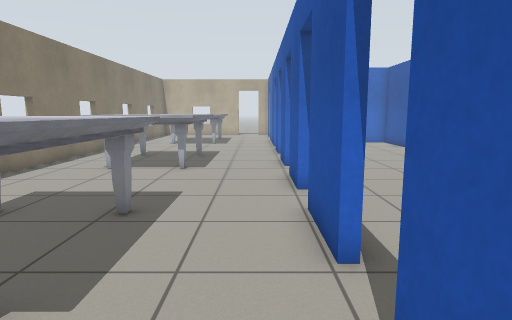
view 1 (above)

24 first-person views from a walk through a world built for the Gazebo simulator. The camera is 1 m above the floor, tilts 8° down and sees 75° across. The floor is counted in squares, 0.5 m on a side. Each view is taken from the middle of a square. On the plan, view 1 faces up. The plan holds only what a view shows up to about 18 squares ahead; the rest is blank. Gazebo's built-in surfaces are drawn with simple patterns.

view 2
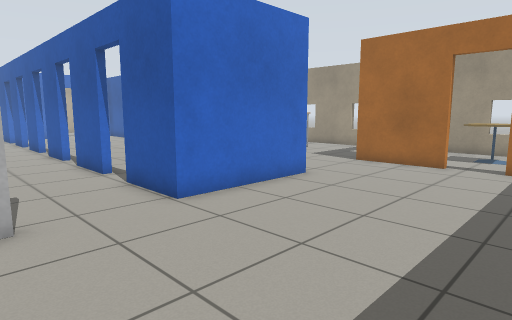

view 3
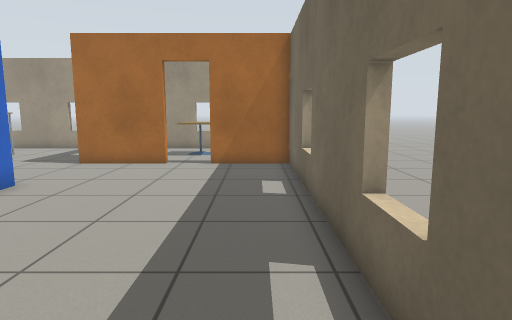

view 4
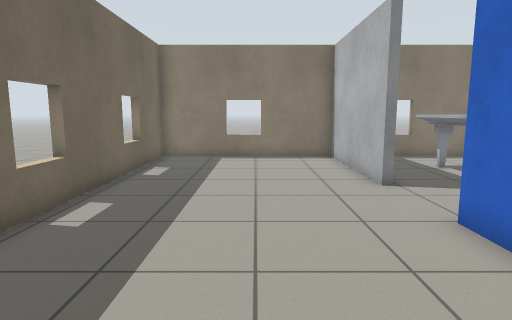

view 5
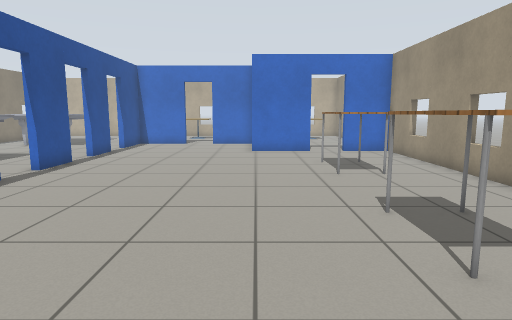

view 6
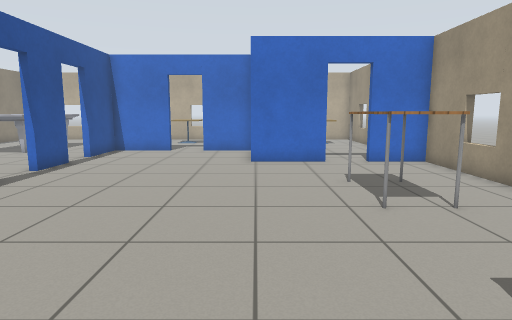

view 7
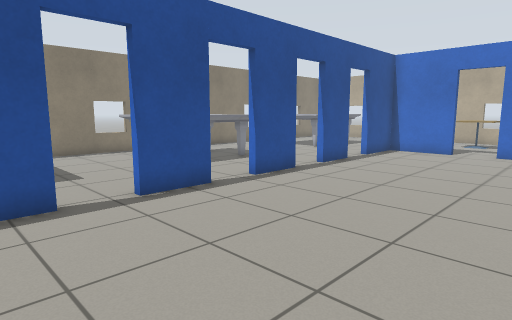

view 8
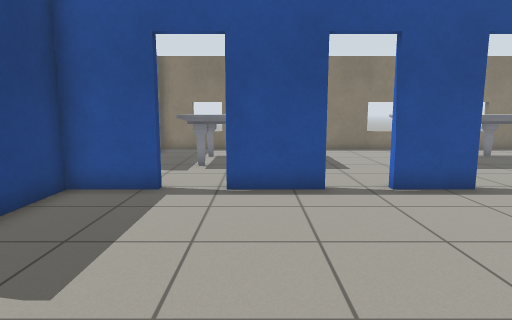

view 9
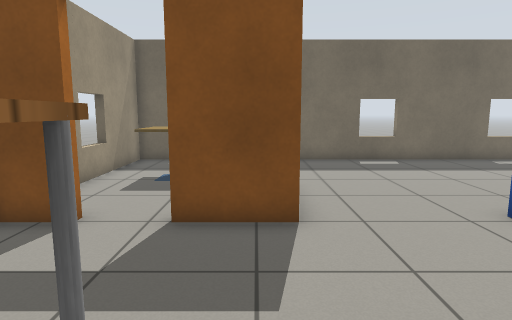

view 10
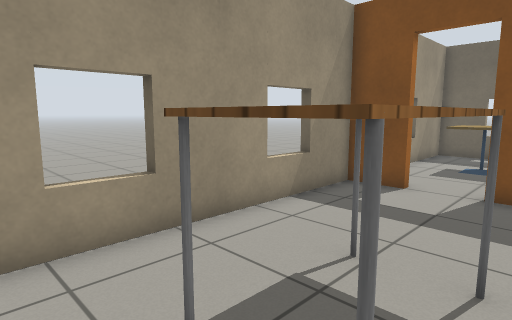

view 11
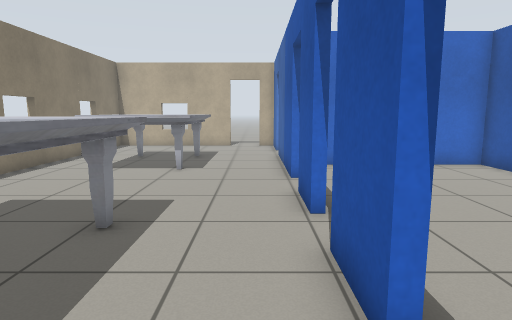

view 12
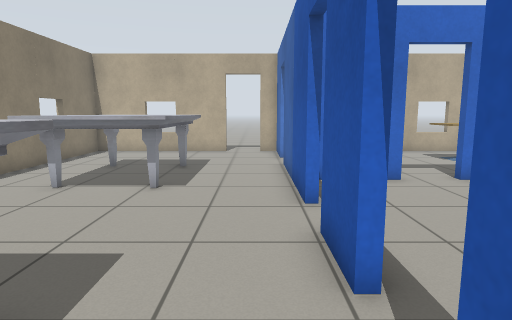

view 13
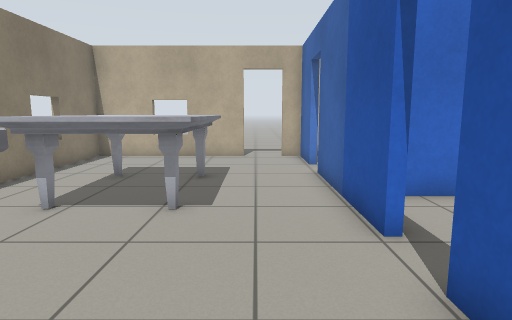

view 14
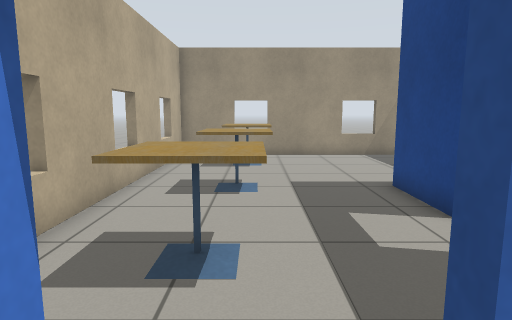

view 15
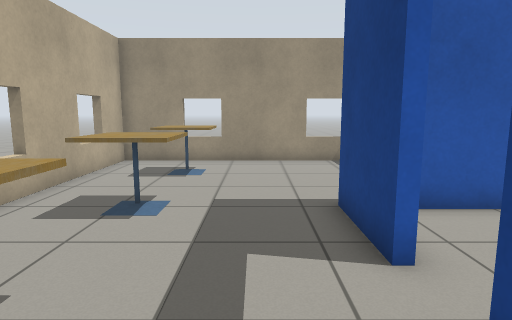

view 16
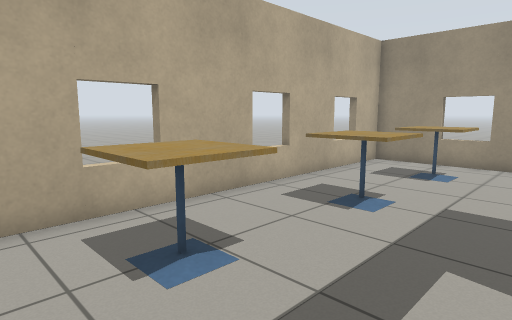

view 17
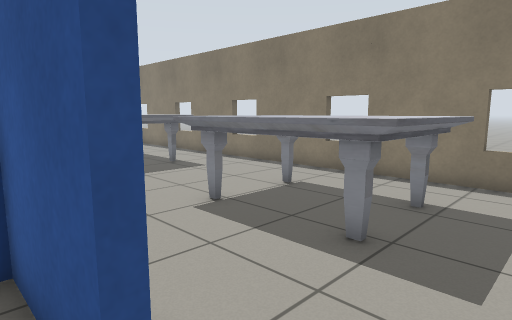

view 18
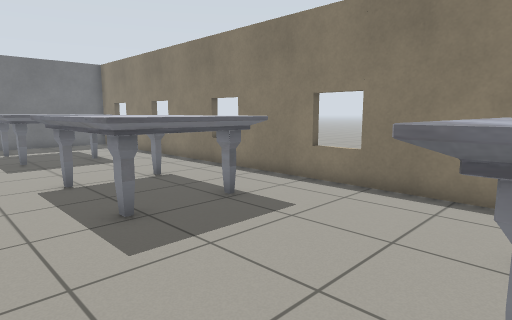

view 19
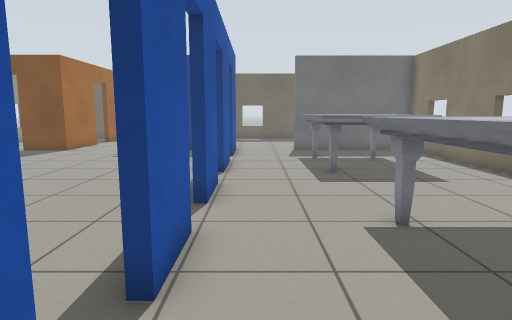

view 20
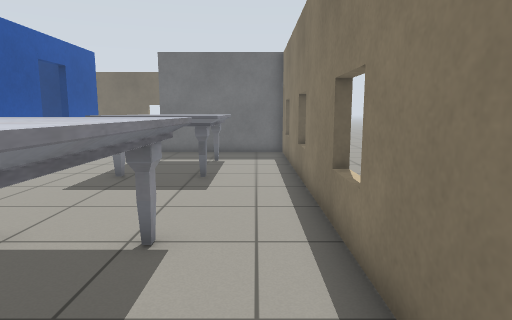

view 21
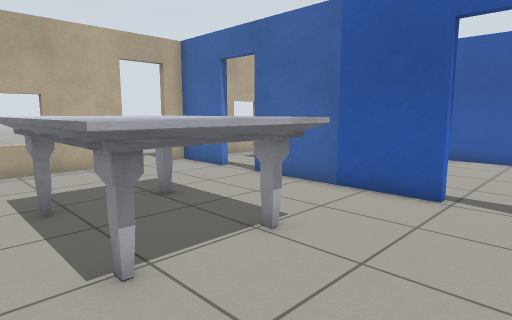

view 22
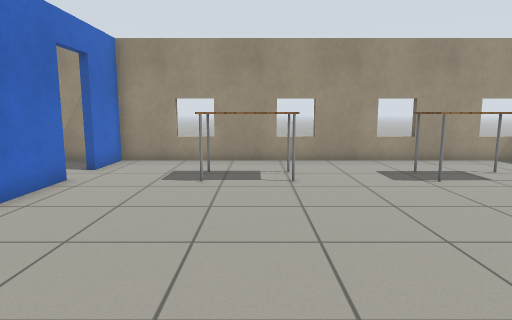

view 23
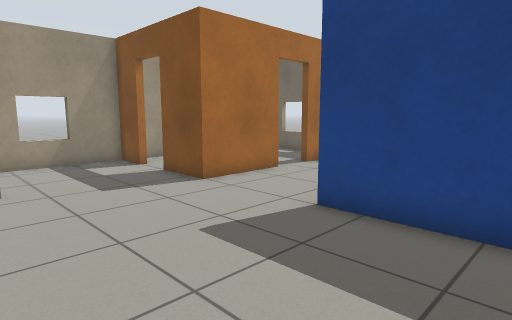

view 24
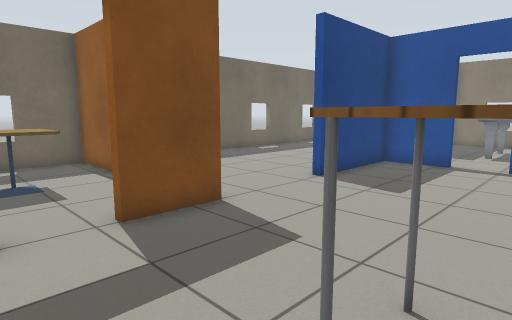

### Floor plan
Ten units are one square. View 1 is at (0, 0); x grows to the right and y downward. Boxes are objects, and circles mark ways between rooms. Rooms are numbered by the first view taken in them; rooms with no view inside come last. Other rooms are left out.
<svg viewBox="-89 -315 254 403">
<path fill="none" stroke="#000" d="M-20 5 -84 5 -84 83 102 83 102 51M61 3 11 3M102 34 102 -1M14 -108 14 -86M14 -69 14 -42M14 -147 14 -126M120 -187 87 -187M88 -198 88 -229 61 -229M14 -24 14 -1 61 -1 61 3M102 -1 126 -1M14 -185 14 -165M142 -1 160 -1 160 -187 137 -187M45 -229 14 -229 14 -202M11 -165 11 -185M11 -126 11 -147M11 -202 11 -262M11 -86 11 -108M11 -42 11 -69M11 -280 11 -306 1 -306M-15 -306 -84 -306 -84 2 -20 2M11 3 11 -24M61 -232 91 -232M14 -262 14 -231M160 -201 160 -306 19 -306M105 54 105 83 160 83 160 10"/>
<rect x="115" y="-75" width="20" height="30" fill="#bbb"><title>table</title></rect>
<rect x="115" y="-155" width="20" height="40" fill="#bbb"><title>table</title></rect>
<rect x="-65" y="-75" width="50" height="60" fill="#bbb"><title>marble table</title></rect>
<rect x="-65" y="-165" width="50" height="50" fill="#bbb"><title>marble table</title></rect>
<rect x="-65" y="-265" width="50" height="60" fill="#bbb"><title>marble table</title></rect>
<rect x="35" y="-285" width="20" height="20" fill="#bbb"><title>cafe table</title></rect>
<rect x="75" y="-285" width="30" height="20" fill="#bbb"><title>cafe table</title></rect>
<rect x="125" y="-285" width="20" height="20" fill="#bbb"><title>cafe table</title></rect>
<rect x="125" y="35" width="20" height="20" fill="#bbb"><title>cafe table</title></rect>
<circle cx="80" cy="0" r="3" fill="#2a7"/>
<circle cx="-10" cy="0" r="3" fill="#2a7"/>
<circle cx="100" cy="45" r="3" fill="#2a7"/>
<circle cx="10" cy="-115" r="3" fill="#2a7"/>
<circle cx="10" cy="-155" r="3" fill="#2a7"/>
<circle cx="10" cy="-195" r="3" fill="#2a7"/>
<circle cx="10" cy="-35" r="3" fill="#2a7"/>
<circle cx="10" cy="-75" r="3" fill="#2a7"/>
<circle cx="125" cy="-190" r="3" fill="#2a7"/>
<circle cx="55" cy="-230" r="3" fill="#2a7"/>
<circle cx="135" cy="0" r="3" fill="#2a7"/>
<circle cx="10" cy="-275" r="3" fill="#2a7"/>
<text x="10" y="40">1</text>
<text x="80" y="-100">2</text>
<text x="-40" y="-160">3</text>
<text x="90" y="-260">4</text>
<text x="130" y="40">5</text>
</svg>
Room 1 opens to room 2. Room 1 opens to room 3. Room 1 opens to room 5. Room 2 opens to room 3. Room 2 opens to room 4. Room 2 opens to room 5. Room 3 opens to room 4.

Where each view was taken, in squares from view 1:
view 1: 0 up, 0 right, facing up
view 2: 7 down, 3 left, facing up-right
view 3: 7 down, 3 left, facing right
view 4: 4 down, 7 right, facing left
view 5: 1 up, 9 right, facing up
view 6: 5 up, 9 right, facing up
view 7: 5 up, 9 right, facing up-left
view 8: 5 up, 10 right, facing left
view 9: 6 up, 11 right, facing down
view 10: 9 up, 11 right, facing down-right
view 11: 10 up, 0 right, facing up
view 12: 13 up, 0 right, facing up
view 13: 15 up, 1 left, facing up
view 14: 27 up, 0 right, facing right
view 15: 25 up, 2 right, facing right
view 16: 24 up, 2 right, facing up-right
view 17: 28 up, 2 right, facing down-left
view 18: 22 up, 0 right, facing down-left
view 19: 18 up, 0 right, facing down
view 20: 17 up, 7 left, facing down
view 21: 18 up, 7 left, facing up-right
view 22: 13 up, 2 right, facing right
view 23: 6 up, 2 right, facing down-right
view 24: 6 up, 15 right, facing down-left
